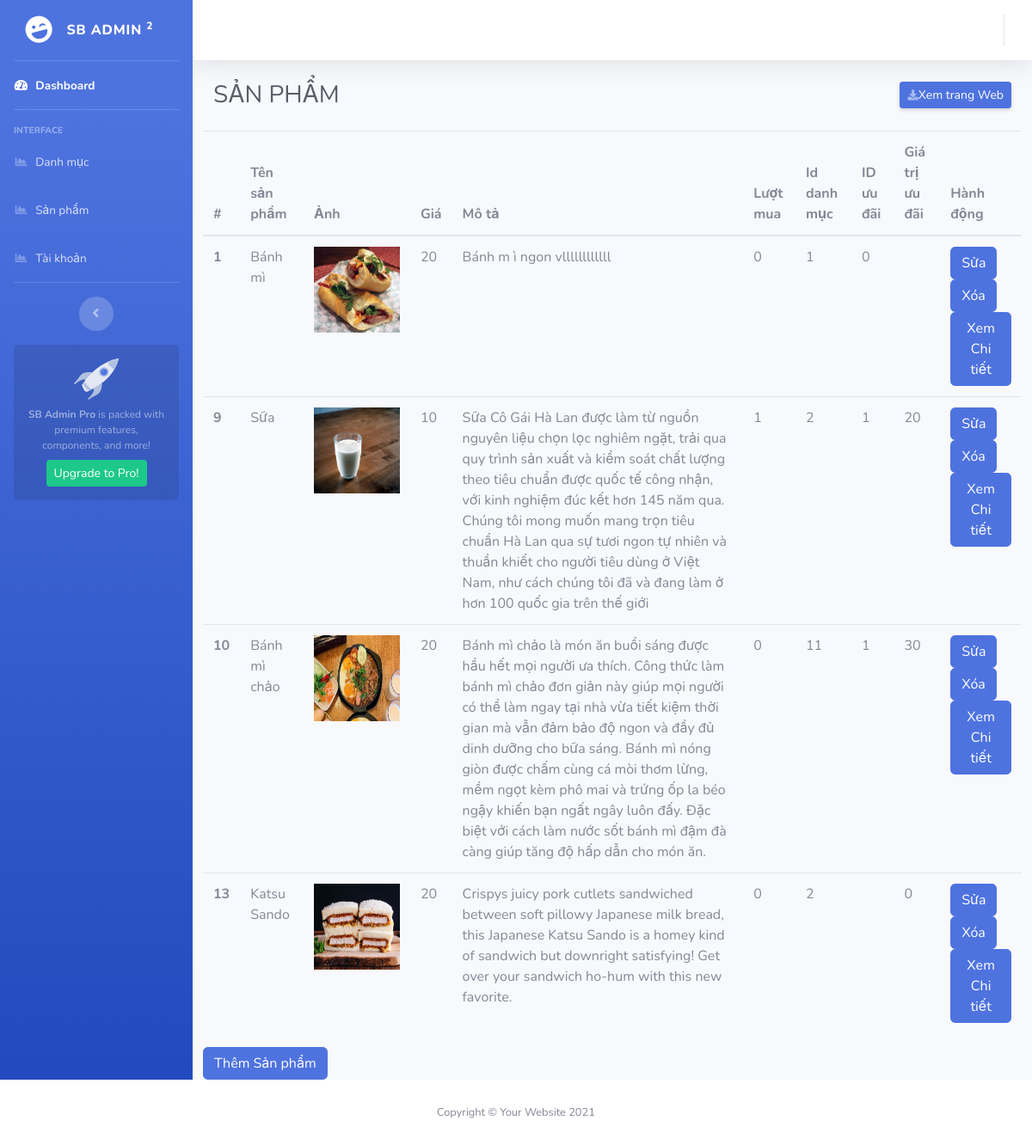
The page /admin/index.php?act=sanpham on the database its author committed.
### tables this page shows
CREATE TABLE `sanpham` (
  `id_sp` int(11) NOT NULL,
  `ten_sp` varchar(255) NOT NULL,
  `anh` varchar(255) DEFAULT NULL,
  `gia` int(11) NOT NULL,
  `mota` text NOT NULL,
  `luotmua` int(11) NOT NULL DEFAULT 0,
  `luotxem` int(50) NOT NULL DEFAULT 0,
  `id_dm` int(11) NOT NULL COMMENT 'id danh mục',
  `ud` enum('0','1') NOT NULL DEFAULT '0' COMMENT '0:không ưu đãi\r\n1:có ưu đãi',
  `giatri_ud` int(11) DEFAULT NULL COMMENT 'Giá ưu đãi'
);

### admin/model/pdo.php (called while the page is built, shortened)
<?php
function pdo_get_connection(){
    $dburl = "mysql:host=localhost;dbname=nhomduong;charset=utf8";
    $username = 'root';
    $password = '';
    $conn = new PDO($dburl, $username, $password);
    $conn->setAttribute(PDO::ATTR_ERRMODE, PDO::ERRMODE_EXCEPTION);
    return $conn;
}
function pdo_query($sql){
    $sql_args = array_slice(func_get_args(), 1);
    try{
        $conn = pdo_get_connection();
        $stmt = $conn->prepare($sql);
        $stmt->execute($sql_args);
        $rows = $stmt->fetchAll();
        return $rows;
    }
    catch(PDOException $e){
        throw $e;
    }
    finally{
        unset($conn);
    }
}

### admin/model/sanpham.php (called while the page is built, shortened)
<?php
function list_sanpham(){
    $sql = "SELECT * FROM sanpham";
	$listsanpham = pdo_query($sql);
    return $listsanpham;
}
?>

### admin/sanpham/list.php (the view, shortened to what this page needs)
<div id="content-wrapper" class="d-flex flex-column">
    <div id="content">
        <nav class="navbar navbar-expand navbar-light bg-white topbar mb-4 static-top shadow">
            <ul class="navbar-nav ml-auto">
            </ul>
        </nav>
        <div class="container-fluid">
            <div class="d-sm-flex align-items-center justify-content-between mb-4">
                <h1 class="h3 mb-0 text-gray-800">SẢN PHẨM</h1>
                <a href="<?=$client ?>" class="d-none d-sm-inline-block btn btn-sm btn-primary shadow-sm"><i
                        class="fas fa-download fa-sm text-white-50"></i>Xem trang Web</a>
            </div>
            <div class="row">
            <table class="table">
                <thead>
                    <tr>
                    <th scope="col">#</th>
                    <th scope="col">Tên sản phẩm</th>
                    <th scope="col">Ảnh</th>
                    <th scope="col">Giá</th>
                    <th scope="col">Mô tả</th>
                    <th scope="col">Lượt mua</th>
                    <th scope="col">Id danh mục</th>
                    <th scope="col">ID ưu đãi</th>
                    <th scope="col">Giá trị ưu đãi</th>
                    <th scope="col">Hành động</th>
                    </tr>
                </thead>
                <tbody>
                    <?php
                        foreach ($listsp as $sp) {
                            extract($sp);
                            echo '<tr>
                            <th scope="row">'.$id_sp.'</th>
                            <td>'.$ten_sp.'</td>
                            <td><img style="width: 100px;height: 100px;" src="../img/'.$anh.'" alt=""></td>
                            <td>'.$gia.'</td>
                            <td>'.$mota.'</td>
                            <td>'.$luotmua.'</td>
                            <td>'.$id_dm.'</td>
                            <td>'.$ud.'</td>
                            <td>'.$giatri_ud.'</td>
                            <td>
                                <a href="index.php?act=editsanpham&&id='.$id_sp.'" class="btn btn-primary">Sửa</a>
                                <a href="index.php?act=xoasanpham&&id='.$id_sp.'" class="btn btn-primary">Xóa</a>
                                <a href="index.php?act=chitietsanpham&&id='.$id_sp.'" class="btn btn-primary">Xem Chi tiết</a>
                            </td>
                            </tr>
                            ';
                        }
                    ?>
                </tbody>
            </table>
            <a href="index.php?act=them" class="btn btn-primary">Thêm Sản phẩm</a>
            </div>
        </div>
    </div>
</div>
</div>

### admin/header.php (shortened to what this page needs)
<!DOCTYPE html>
<html lang="en">
<head>
    <link href="vendor/fontawesome-free/css/all.min.css" rel="stylesheet" type="text/css">
    <link href="css/sb-admin-2.min.css" rel="stylesheet">
</head>
<body id="page-top">
    <div id="wrapper">
        <ul class="navbar-nav bg-gradient-primary sidebar sidebar-dark accordion" id="accordionSidebar">
            <a class="sidebar-brand d-flex align-items-center justify-content-center" href="index.html">
                <div class="sidebar-brand-icon rotate-n-15">
                    <i class="fas fa-laugh-wink"></i>
                </div>
                <div class="sidebar-brand-text mx-3">SB Admin <sup>2</sup></div>
            </a>
            <hr class="sidebar-divider my-0">
            <li class="nav-item active">
                <a class="nav-link" href="index.php">
                    <i class="fas fa-fw fa-tachometer-alt"></i>
                    <span>Dashboard</span></a>
            </li>
            <hr class="sidebar-divider">
            <div class="sidebar-heading">
                Interface
            </div>
            <li class="nav-item">
                <a class="nav-link" href="index.php?act=danhmuc">
                    <i class="fas fa-fw fa-chart-area"></i>
                    <span>Danh mục</span></a>
            </li>
            <li class="nav-item">
                <a class="nav-link" href="index.php?act=sanpham">
                    <i class="fas fa-fw fa-chart-area"></i>
                    <span>Sản phẩm</span></a>
            </li>
            <li class="nav-item">
                <a class="nav-link" href="index.php?act=taikhoan">
                    <i class="fas fa-fw fa-chart-area"></i>
                    <span>Tài khoản</span></a>
            </li>
            <hr class="sidebar-divider d-none d-md-block">
            <div class="text-center d-none d-md-inline">
                <button class="rounded-circle border-0" id="sidebarToggle"></button>
            </div>
            <div class="sidebar-card d-none d-lg-flex">
                <img class="sidebar-card-illustration mb-2" src="img/undraw_rocket.svg" alt="...">
                <p class="text-center mb-2"><strong>SB Admin Pro</strong> is packed with premium features, components, and more!</p>
                <a class="btn btn-success btn-sm" href="https://startbootstrap.com/theme/sb-admin-pro">Upgrade to Pro!</a>
            </div>
        </ul>

### admin/index.php (shortened to what this page needs)
<?php
include "model/pdo.php";
include "model/sanpham.php";
include "header.php";
$client = "../duong";
if(isset($_GET['act'])){
    $act = $_GET['act'];
    switch ($act) {
        case 'sanpham':
            $listsp = list_sanpham();
            include "sanpham/list.php";
            break;
    }
}else{
    include "body.php";
}
include "footer.php";
?>

### admin/footer.php (shortened to what this page needs)
           <footer class="sticky-footer bg-white">
                <div class="container my-auto">
                    <div class="copyright text-center my-auto">
                        <span>Copyright &copy; Your Website 2021</span>
                    </div>
                </div>
            </footer>
</body>
</html>

### rows shown on the page
sanpham: id_sp "1", ten_sp "Bánh mì", anh (picture), gia "20", mota "Bánh m ì ngon vllllllllllll", luotmua "0", id_dm "1", ud "0"
sanpham: id_sp "9", ten_sp "Sữa", anh (picture), gia "10", mota "Sữa Cô Gái Hà Lan được làm từ nguồn nguyên liệu chọn lọc nghiêm ngặt, trải qua quy trình sản xuất và kiểm soát chất lượng theo tiêu chuẩn được quốc tế công nhận, với kinh nghiệm đúc kết hơn 145 năm qua. Chúng tôi mong muốn mang trọn tiêu chuẩn Hà Lan qua sự tươi ngon tự nhiên và thuần khiết cho người tiêu dùng ở Việt Nam, như cách chúng tôi đã và đang làm ở hơn 100 quốc gia trên thế giới", luotmua "1", id_dm "2", ud "1", giatri_ud "20"
sanpham: id_sp "10", ten_sp "Bánh mì chảo", anh (picture), gia "20", mota "Bánh mì chảo là món ăn buổi sáng được hầu hết mọi người ưa thích. Công thức làm bánh mì chảo đơn giản này giúp mọi người có thể làm ngay tại nhà vừa tiết kiệm thời gian mà vẫn đảm bảo độ ngon và đầy đủ dinh dưỡng cho bữa sáng. Bánh mì nóng giòn được chấm cùng cá mòi thơm lừng, mềm ngọt kèm phô mai và trứng ốp la béo ngậy khiến bạn ngất ngây luôn đấy. Đặc biệt với cách làm nước sốt bánh mì đậm đà càng giúp tăng độ hấp dẫn cho món ăn.", luotmua "0", id_dm "11", ud "1", giatri_ud "30"
sanpham: id_sp "13", ten_sp "Katsu Sando", anh (picture), gia "20", mota "Crispys juicy pork cutlets sandwiched between soft pillowy Japanese milk bread, this Japanese Katsu Sando is a homey kind of sandwich but downright satisfying! Get over your sandwich ho-hum with this new favorite.", luotmua "0", id_dm "2", giatri_ud "0"
